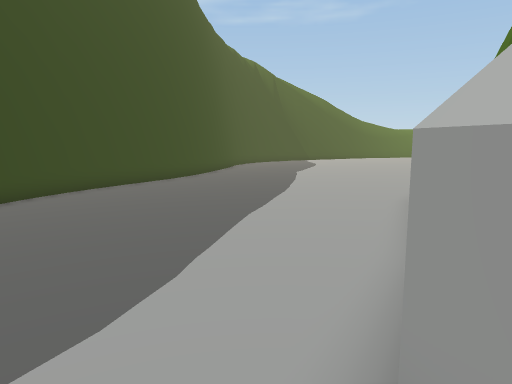
view 1 (above)

24 first-person views from a walk through a scene from a Unity 3-D project. The camera is 1.5 m above the floor, tilts 8° down and sees 70° across. The floor is counted in squares, 1 m on a side. Each view is taken from the middle of a square. On the plan, view 1 faces up. The plan holds only what a view shows up to about 16 squares ahead; the rest is blank. The place goes on beyond the plan. The player is left out.

view 2
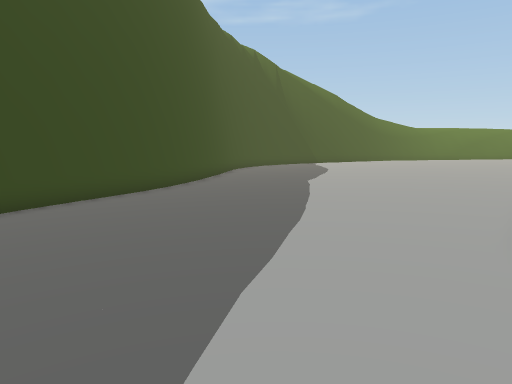

view 3
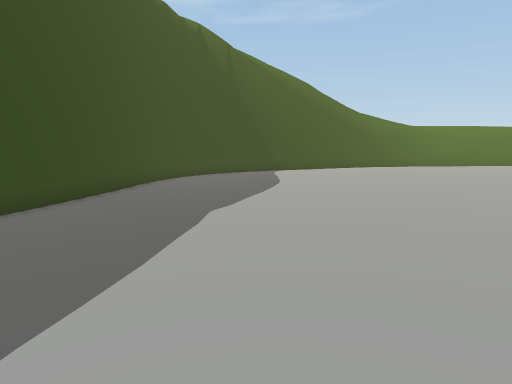

view 4
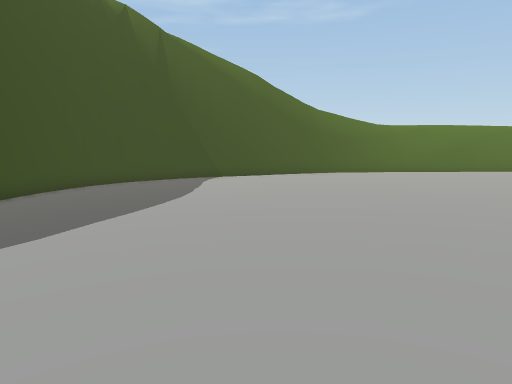

view 5
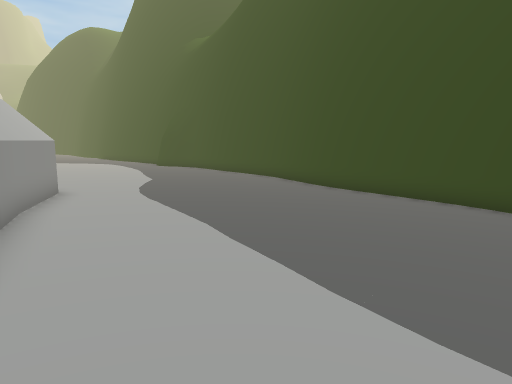

view 6
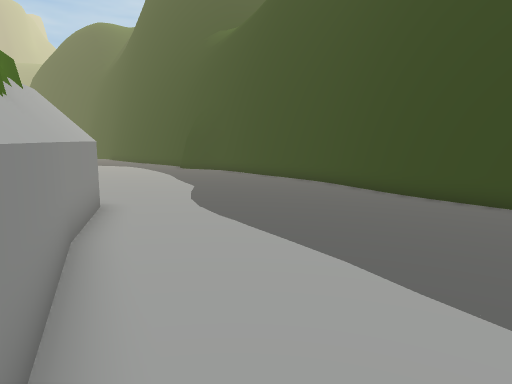

view 7
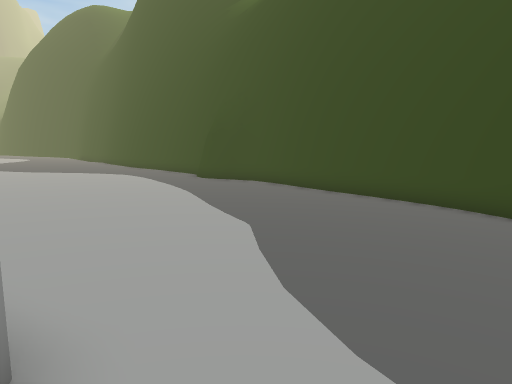

view 8
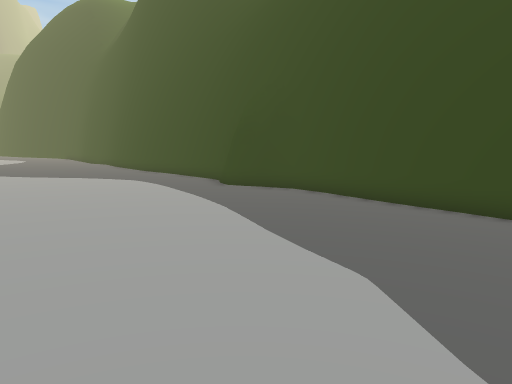

view 9
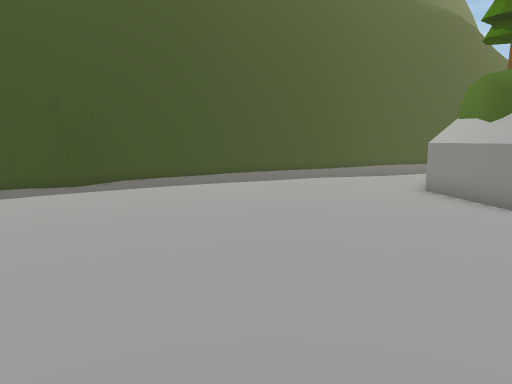

view 10
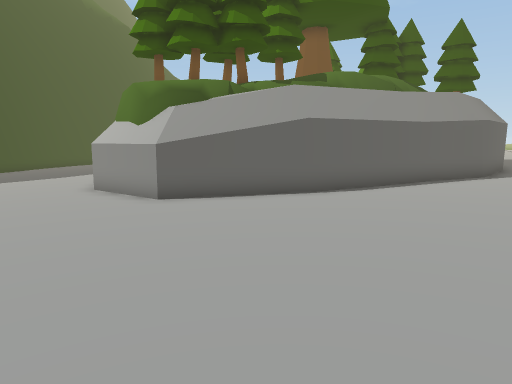

view 11
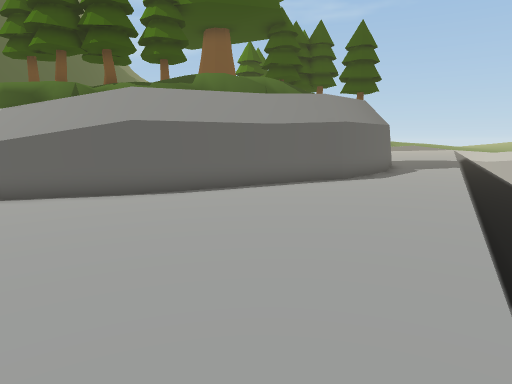

view 12
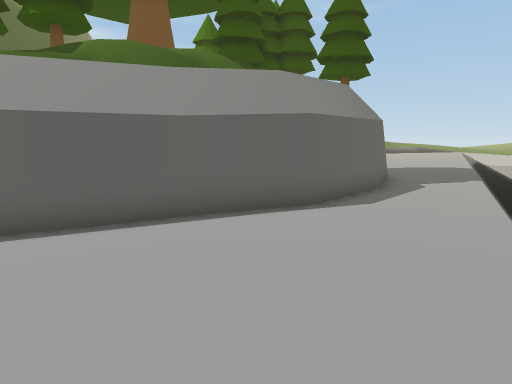

view 13
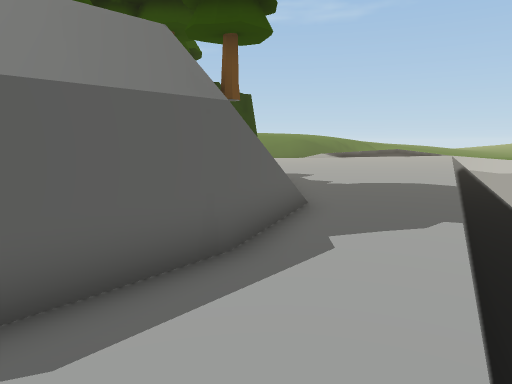

view 14
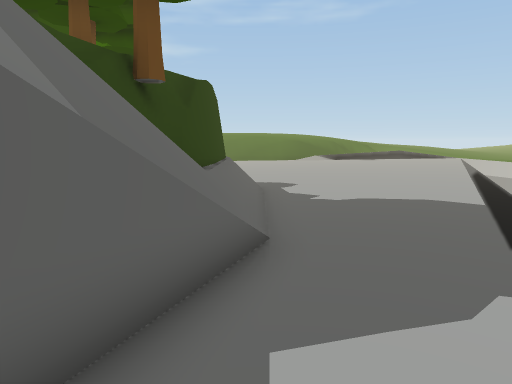

view 15
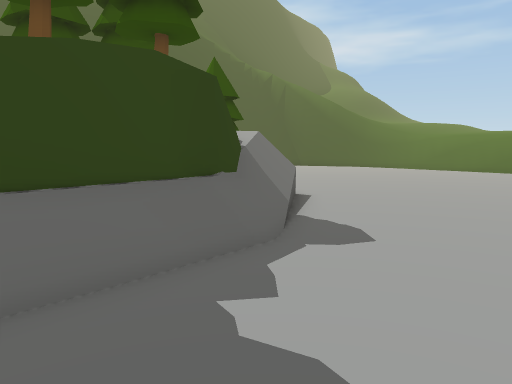

view 16
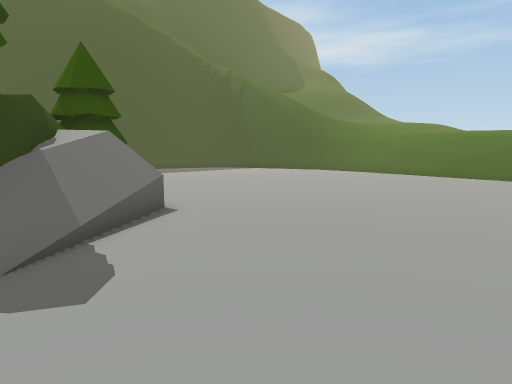

view 17
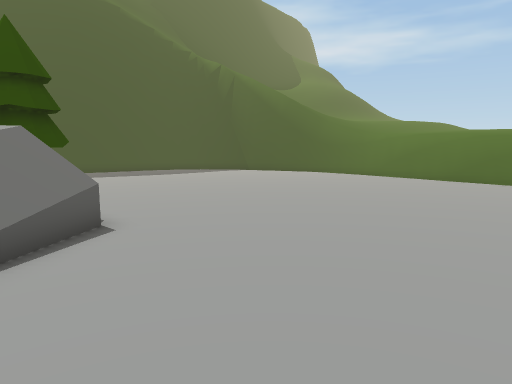

view 18
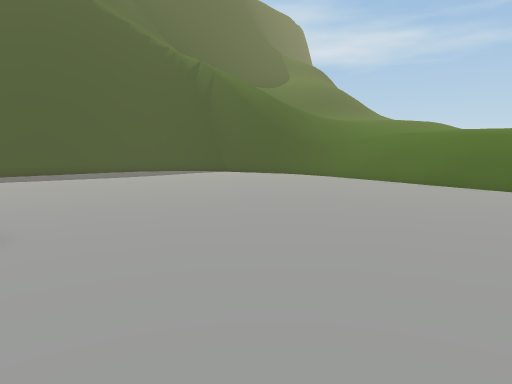

view 19
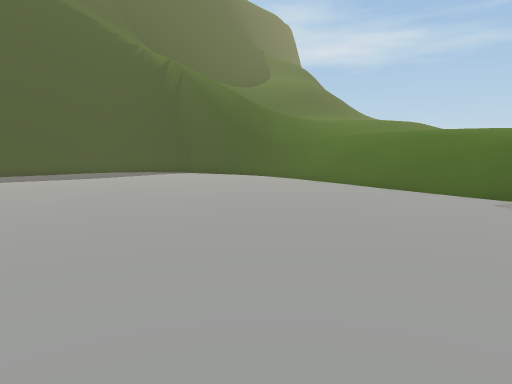

view 20
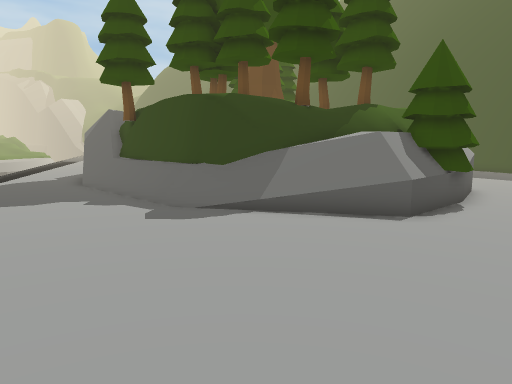

view 21
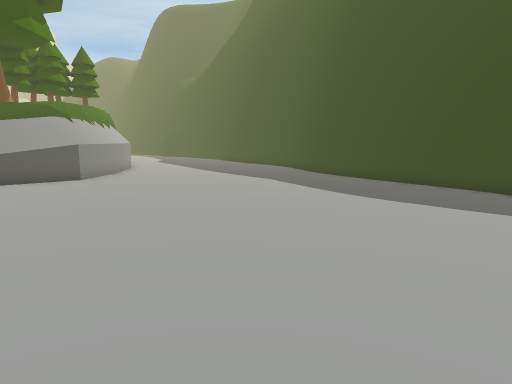

view 22
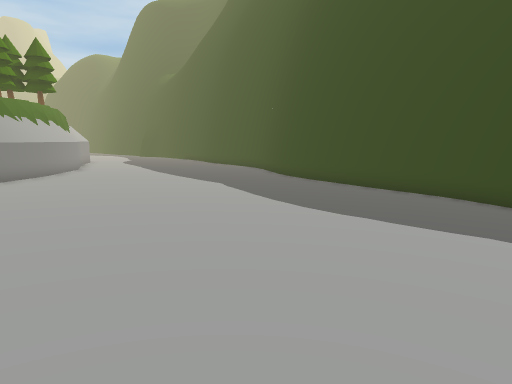

view 23
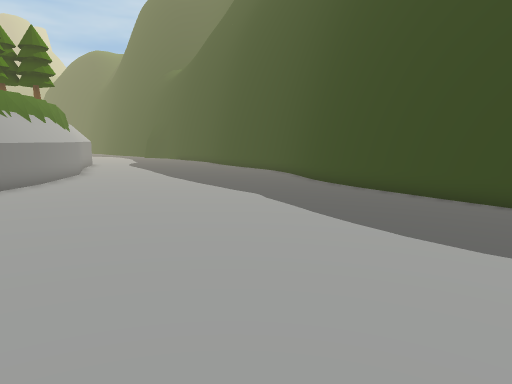

view 24
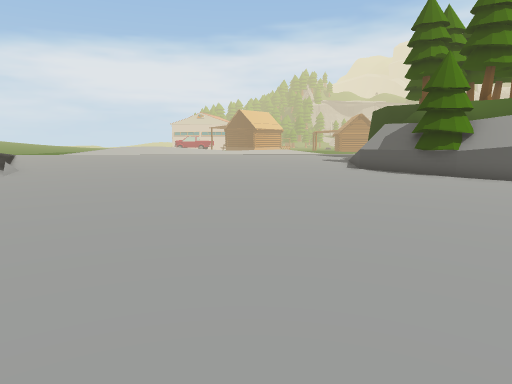

### Floor plan
Key: @ floor where view 1 was taken; # wall or solid block; . main floor; : floor 0.25 m higher than the main floor; - floor 0.25 m lower than the main floor; + floor 0.5 m higher than the main floor; / step, stairs or slope; = window, fence, low wall or low ledge; ^ raised ledge; v drop or lower ground; O other object.
Columns run from 10 left of view 1 to 24 right of it. Each row starts with its distance up from view 1.
 29         vv## .........:::::=====#
 28         v##-..........::::::+++==
 27          #-..........::::::++++++
 26         ##-..........::::::++++++//
 25         #--..........::::::++++++++
 24         #-..........::::::+++++++++
 23         #-..........::::::+++++++++
 22         #-.........::::::+++++++++
 21         #..........::::::+++++++++
 20        ##..........::::::+++++++++
 19        #-..........::::::+++++++++
 18        #-..........::::::++++++++++
 17       ##...........::::::+++++++++
 16      ##-..........::::::+++++++++++
 15      #--..........::::OOO^=++++++++
 14     ##--..........:########++++++++
 13     #---..........##     #==+++++++
 12    ##---.........##      ##=/++++++
 11    #---.........^        ###//+++++
 10    #---........^           ##/+++++
  9   ##---.......##            #/+++++
  8   #----.......#             ^/+++++
  7   #---.......##             ^/+++++
  6   #---.......#             ##/++++=
  5   #---.......#             ##/++++v
  4  ##---......##              #=+++vv
  3  #---.......#               #=+++v
  2  #---......##               #++++v
  1 ##---......#               ##++++
  0 #----.....@               ##++++v
 -1 #----......              ##++++=
 -2 #----.......           ###+++++v
 -3 #----.......##      ####++++++=
 -4 #----........##   ###:::+++++:v
 -5 #----.........#####:::::++++::
 -6 #----.............::::::++++:v
 -7 #----.............::::::+++::
 -8 #----.............::::::+++:
 -9 #----.............::::::+:::
-10 #----............::::::::::
-11 #----............:::::::::
-12 ------...........::::::::.
-13   ----...........:::::::.
-14    ---.........
-15    ---..        .:    :

Positions as (right, up) in squares from view 1, and headings:
1: (0, 0), facing up
2: (0, 4), facing up
3: (3, 10), facing up
4: (6, 13), facing up
5: (4, 13), facing down-left
6: (4, 10), facing down-left
7: (1, 4), facing down-left
8: (0, 1), facing down-left
9: (6, -15), facing up-left
10: (7, -15), facing up
11: (12, -15), facing up
12: (14, -10), facing up
13: (18, -4), facing up
14: (19, -1), facing up
15: (23, 6), facing up-left
16: (24, 10), facing up-left
17: (23, 12), facing up-left
18: (23, 14), facing up-left
19: (24, 16), facing up-left
20: (24, 18), facing down-left
21: (14, 29), facing down-left
22: (11, 29), facing down-left
23: (10, 26), facing down-left
24: (8, 29), facing down-right
